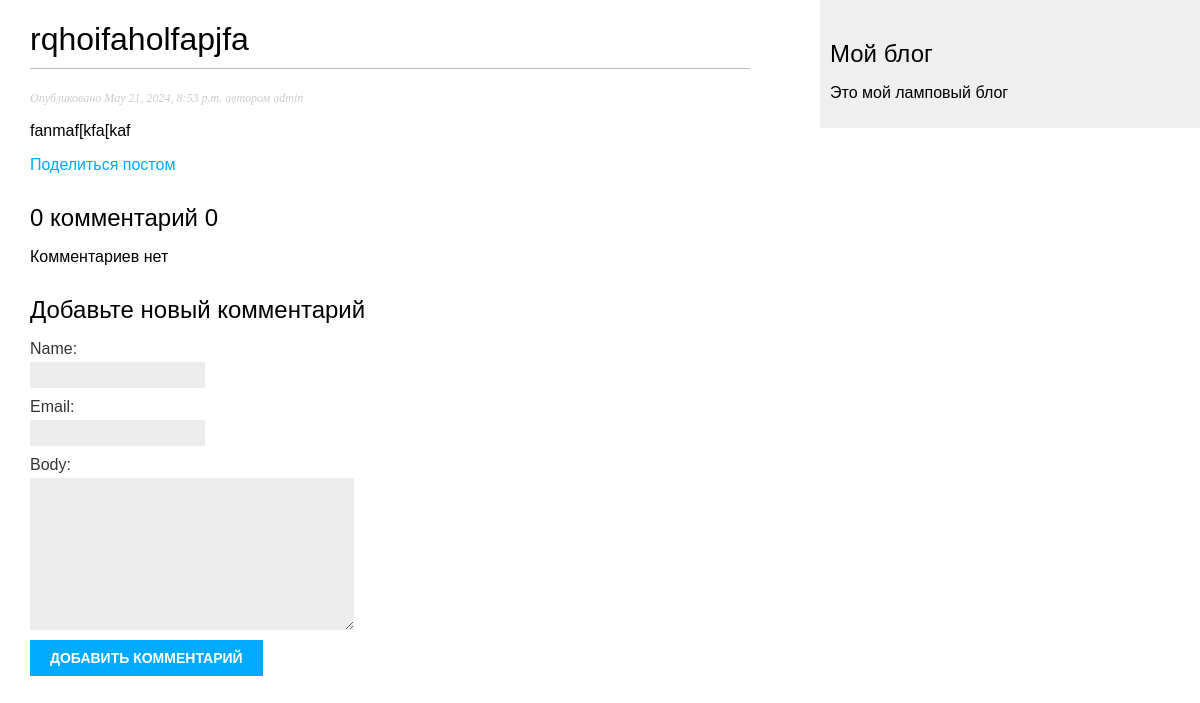
Page /blog/3/ on the committed database.
### blog/models.py (models this page shows, shortened)
class Post(models.Model):
    class Status(models.TextChoices):
        DRAFT = 'DF', 'Draft'
        PUBLISHED = 'PB', 'Published'
    tags = TaggableManager()
    title = models.CharField(max_length=200)
    slug = models.SlugField(max_length=200)
    author = models.ForeignKey(User,
                               on_delete=models.CASCADE,
                               related_name='blog_posts')
    body = models.TextField()
    publish = models.DateTimeField(default=timezone.now)
    created = models.DateTimeField(auto_now_add=True)
    updated = models.DateTimeField(auto_now=True)
    status = models.CharField(max_length=2, choices=Status.choices, default=Status.DRAFT)
    objects = models.Manager()
    published = PublishedManager()
    class Meta:
        ordering = ['-publish']
        indexes = [
            models.Index(fields=['-publish'])
        ]

### blog/views.py (the view)
# urls.py: path('<int:id>/',views.post_detail, name='post_detail'),
def post_detail(request, id):
    try:
        post = Post.published.get(id = id)
        comments = post.comments.filter(active=True)
        form=CommentForm()
    except Post.DoesNotExist:
        raise Http404("No Post found")
    return render (request,
                   'blog/post/detail.html',
                  {'post': post,
                   'comments':comments,
                   'form':form})

### blog/forms.py
class CommentForm(forms.ModelForm):
    class Meta:
        model = Comment
        fields = ['name','email','body']

### blog/models.py (called while the page is built)
    def get_queryset(self):
        return super().get_queryset().filter(status = Post.Status.PUBLISHED)

### blog/templates/blog/post/detail.html (shortened to what this page needs)
{% extends "blog/base.html" %}
{% block content %}
<h1>{{ post.title }} </h1>
<p class = "date">
    Опубликовано {{post.publish}} автором {{post.author}}
</p>
{{post.body|linebreaks}}
<p>
    <a href="{% url "blog:post_share" post.id %}"> Поделиться постом</a>
</p>
{% with comments.count as total_comments %}
<h2>{{total_comments}} комментарий {{total_comments}}</h2>
{% endwith%}
{% for comment in comments %}
<div class="comment">
    <p class = "info">
        Комментарий {{forloop.counter}} от {{comment.name}}
        {{comment.created}}
    </p>
    {{comment.body|linebreaks}}
</div>
{% empty %}
<p> Комментариев нет </p>
{%endfor %}
{% include "blog/post/includes/comment_form.html" %}
{% endblock %}

### blog/static/css/blog.css (style rules this page uses)
body { margin:0; padding:0; font-family:helvetica, sans-serif; }
a { color:#00abff; text-decoration:none; }
h1 { font-weight:normal; border-bottom:1px solid #bbb; padding:0 0 10px 0; }
h2 { font-weight:normal; margin:30px 0 0; }
p.date { color:#ccc; font-family: georgia, serif; font-size: 12px; font-style: italic; }
label { float:left; clear:both; color:#333; margin-bottom:4px; }
input, textarea { clear:both; float:left; margin:0 0 10px; background:#ededed; border:0; padding:6px 10px; font-size:12px; }

### rows in the picture
Post: title "rqhoifaholfapjfa", publish "May 21, 2024, 8:53 p.m.", author "admin", body "fanmaf[kfa[kaf"

### other values in the picture
{{ total_comments }} "0"
